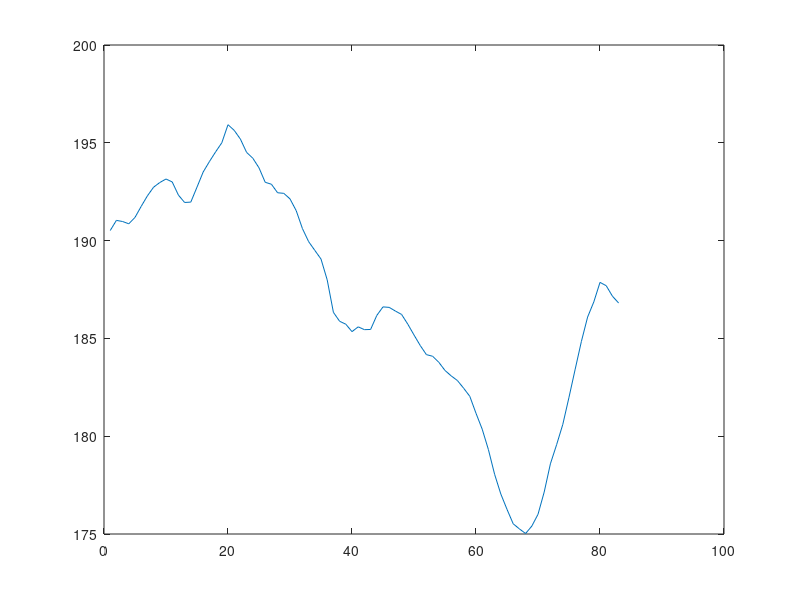

The MATLAB script that drew this image:
%{
conn = yahoo; %connect to Yahoo
name='IBM';
begindate='2-january-2014';
enddate='14-may-2014';
data1 =fetch(conn,name,{'High','Low','Close'},begindate,enddate);% downloading data with matlab
data=data1(:,4); % closing prices
fprintf('data')
plot(data)
%}

%{
WINDOW = 10
data = [1,2,3,4,5,5,5,5,5,5,5,5,5,5,5]
weightings = [0.1, 0.1, 0.1, 0.1, 0.1, 0.1, 0.1, 0.1, 0.1, 0.1]
y=conv(data, weightings)
y = y(10:15);
fprintf('y')
plot(y)
%}

data = [188.720000000000;192.190000000000;192.570000000000;190.080000000000;188.910000000000;189.300000000000;190.030000000000;191.260000000000;191.440000000000;193.530000000000;196.470000000000;195.110000000000;193.140000000000;189.630000000000;190.220000000000;191.730000000000;192.150000000000;192.270000000000;190.010000000000;196.400000000000;197.020000000000;197.770000000000;195.190000000000;195.680000000000;196.640000000000;193.290000000000;194.520000000000;191.770000000000;192.690000000000;193.550000000000;194.500000000000;192.490000000000;190.450000000000;189.830000000000;192.620000000000;195.040000000000;188.250000000000;186.670000000000;187.900000000000;184.710000000000;186.810000000000;185.810000000000;182.210000000000;183.900000000000;186.220000000000;186.760000000000;186.390000000000;187.680000000000;187.640000000000;187.140000000000;186.440000000000;184.260000000000;185.170000000000;185.270000000000;184.060000000000;183.230000000000;183.450000000000;182.790000000000;184.260000000000;182.950000000000;183.190000000000;183.690000000000;181.840000000000;180.240000000000;179.700000000000;177.140000000000;177.250000000000;174.670000000000;174.240000000000;172.840000000000;172.900000000000;176.680000000000;177.360000000000;176.400000000000;176.850000000000;177.900000000000;179.640000000000;182.730000000000;182.250000000000;188.430000000000;190.090000000000;188.760000000000;187.740000000000;185.920000000000;184.160000000000;187.260000000000;187.380000000000;187.970000000000;189.710000000000;186;186.640000000000;185.530000000000]
Sum=sum(1:10)
numerator=[1:10]
weightings = numerator/Sum
%weightings = [0.1, 0.1, 0.1, 0.1, 0.1, 0.1, 0.1, 0.1, 0.1, 0.1]
y = conv(data, weightings)
y = y(10:92)
plot(y)

